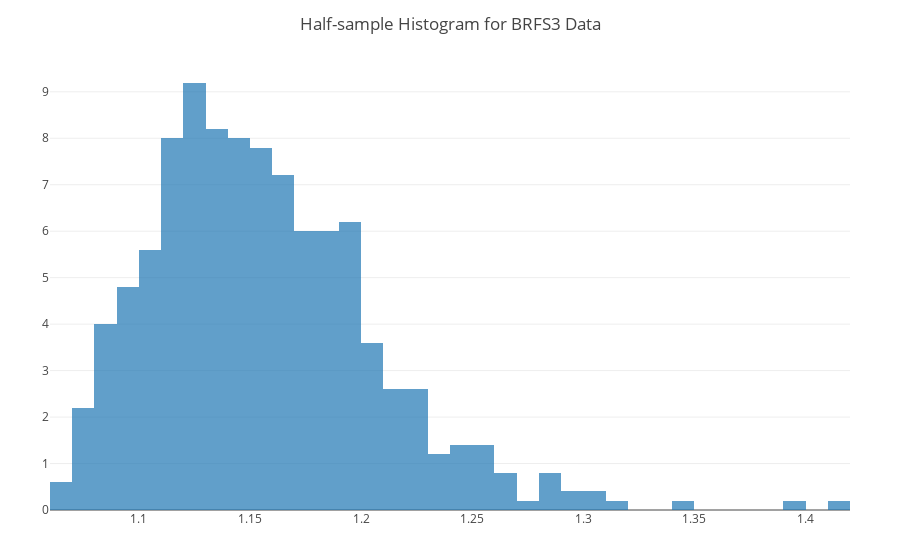

Source (notebook cell):
### Code cell
@time halfsample(x, y, model, paper)

### Figure 1 — Plotly figure (JSON) as saved in the notebook; plotly's stock layout.template omitted (floating-point values rounded to 4 significant figures; data arrays with more than 128 entries replaced by an {"elided": "..."} marker saying what was removed)
{"data": [{"histnorm": "probability density", "name": "BRFS3", "opacity": 0.7, "type": "histogram", "x": {"elided": "500 float values"}}], "layout": {"autosize": true, "barmode": "overlay", "margin": {"b": 50, "l": 50, "r": 50, "t": 60}, "title": {"text": "Half-sample Histogram for BRFS3 Data"}, "xaxis": {"autorange": true, "range": [1.06, 1.42], "type": "linear"}, "yaxis": {"autorange": true, "range": [0, 9.684]}}}
